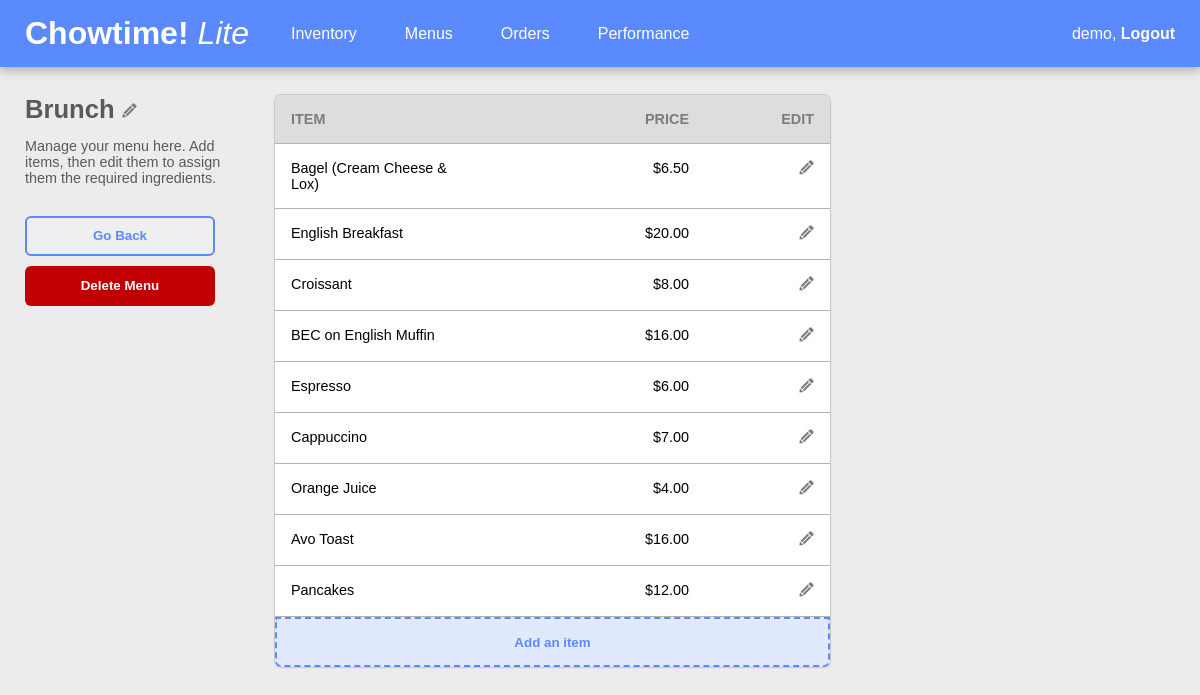
/menu/34/ (signed in), run on the app's committed database.
### inventory/models.py (models this page shows, shortened)
class Menu(models.Model):
    user = models.ForeignKey(User, on_delete=models.SET_NULL, null=True, blank=True)
    name = models.CharField(max_length=200)
    timeCreated = models.DateTimeField(auto_now_add=True)
    timeUpdated = models.DateTimeField(auto_now=True)

class MenuItem(models.Model):
    user = models.ForeignKey(User, on_delete=models.SET_NULL, null=True, blank=True)
    name = models.CharField(max_length=200)
    price = models.DecimalField(max_digits=10, decimal_places=2)
    ingredients = models.ManyToManyField(Ingredient, through='IngredientQuantity')
    menu = models.ForeignKey(Menu, on_delete=models.CASCADE, null=True)

### inventory/views.py (the view)
# urls.py: path('menu/<str:pk>/', views.MenuView, name='menuview'),
@login_required(login_url='login')
def MenuView(request, pk):
    menu = Menu.objects.get(id=pk)
    items = MenuItem.objects.filter(menu=menu)
    count = 0
    for k in items:
        count += 1
    context = {'menu': menu, 'items': items, 'count': count}
    return render(request, 'inventory/menuView.html', context)

### inventory/templates/inventory/menuView.html (shortened to what this page needs)
{% extends 'inventory/header.html' %}
{% load static %}
{% load humanize %}
{% block content %}
<div class="main-container">
    <div class="left-side">
        <div class="main-title">{{menu.name}}   <a href="{% url 'menuupdate' menu.id %}"><img class="edit-icon" src="{% static 'inventory/edit-icon.png' %}"></a></div>
        <div class="main-title-subtext">
            <p>Manage your menu here. Add items, then edit them to assign them the required ingredients.</p>
        </div>
        <div class="menu-view-btns">
            <button class="menu-view-go-back-btn" type="button" onclick="location.href='{% url 'menulist' %}'">Go Back</button>
            <button class="delete-btn" type="button" onclick="location.href='{% url 'menudelete' menu.id %}'">Delete Menu</button>
        </div>
    </div>
    <div class="right-side">
        <div class="menu-item-grid">
            <div class="menu-item-table-header-cell col-1 first-col">Item</div>
            <div class="menu-item-table-header-cell col-2">Price</div>
            <div class="menu-item-table-header-cell col-3 last-col">Edit</div>
            {% if count == 0 %}
                <div class="menu-item-placeholder-text">You don't have any menu items yet! Add your first item below.</div>
            {% else %}
                {% for item in items %}
                    <div class="menu-item-table-row-cell col-1 first-col">{{item.name}}</div>
                    <div class="menu-item-table-row-cell col-2">${{item.price|intcomma}}</div>
                    <div class="menu-item-table-row-cell col-3 last-col"><a href="{% url 'itemupdate' item.id %}"><img class="edit-icon" src="{% static 'inventory/edit-icon.png' %}"></a></div>
                {% endfor %}
            {% endif %}
            <button class="btn-add-menu-item" onclick="location.href='{% url 'itemcreate' menu.id %}'">Add an item</button>
        </div>
    </div>
</div>
{% endblock %}

### inventory/templates/inventory/header.html (shortened to what this page needs)
{% load static %}
<!DOCTYPE html>
<html>
    <head>
        <link rel="stylesheet" href="{% static 'inventory/main.css' %}">
    </head>
    <body>
        <nav>
            <div class="nav-title-menu-container">
                <div class="nav-title"><a href="{% url 'inventorylist' %}"><strong>Chowtime!</strong> <em>Lite</em></a></div>
                <ul class="nav-menu">
                    <li><a href="{% url 'inventorylist' %}">Inventory</a></li>
                    <li><a href="{% url 'menulist' %}">Menus</a></li>
                    <li><a href="{% url 'orderlist' %}">Orders</a></li>
                    <li><a href="{% url 'pnlview' %}">Performance</a></li>
                </ul>
            </div>
            <div class="logout">
                {{ request.user }},<a href="{% url 'logout' %}">&nbsp;Logout</a>
            </div>
        </nav>
        <div class="wrapper">
            {% block content %}
            {% endblock %}
        </div>
    </body>
</html>

### inventory/static/inventory/main.css (style rules this page uses)
:root { --primary: #5B89FF; --background-grey: #ECECEC; margin: 0; padding: 0; box-sizing: border-box; font-family: Arial, Helvetica, sans-serif; }
body { margin: 0; background-color: var(--background-grey); }
nav { background-color: var(--primary); padding: 15px 25px; display: flex; justify-content: space-between; box-shadow: 0px 4px 9px rgba(0, 0, 0, 0.25); color: white; position: fixed; z-index: 1; left: 0; right: 0; top: 0; }
.nav-title-menu-container { display: flex; gap: 25px; }
.nav-title { font-size: 2rem; min-width: 225px; }
.nav-menu { display: flex; align-items: center; list-style: none; gap: 1rem; margin: 0; padding: 0; }
.logout { margin: 0; display: flex; align-items: center; }
.logout a { font-weight: 600; }
nav a { color: #FFF; text-decoration: none; }
.nav-menu a { color: white; transition: 0.4s; padding: 8px 16px; border-radius: 99px; }
.wrapper { position: relative; top: 70px; }
.main-container { padding: 25px; display: flex; gap: 30px; }
.left-side { min-width: 75px; max-width: 225px; position: fixed; }
.main-title, .main-title-subtext p { color: #5a5a5a; }
.main-title { font-size: 1.6rem; font-weight: 700; }
.main-title img { width: 15px; height: 15px; }
.main-title-subtext p { font-size: .9rem; }
.right-side { display: flex; flex-direction: column; margin-left: 250px; }
.col-2, .col-3, .col-4, .col-5, .col-6 { text-align: right; }
.last-col img { width: 15px; height: 15px; }
.add-edit-form-btns button, .delete-btn { height: 40px; }
.delete-btn, .confirm-btn { color: white; background-color: #C00000; border: 0; font-weight: 700; border-radius: 6px; }
.menu-view-btns { display: flex; flex-direction: column; gap: 10px; padding-top: 15px; width: 190px; }
.menu-view-go-back-btn { height: 40px; border-radius: 6px; font-weight: 700; border: 2px solid #5B89FF; color: #5B89FF; }
.menu-item-grid { display: grid; grid-template-columns: 215px 215px 125px; font-size: .9rem; box-shadow: 0px 0px 1px 1px #c6c6c6; border-radius: 6px; overflow: hidden; }
.menu-item-table-header-cell, .menu-item-table-row-cell { padding: 16px; }
.menu-item-table-header-cell { background-color: #dddddd; font-weight: 700; text-transform: uppercase; color: #7c7c7c; border-bottom: 1px solid rgb(180, 180, 180); }
.menu-item-table-row-cell, .menu-item-placeholder-text { background-color: #ffffff; }
.btn-add-menu-item { height: 50px; border-radius: 0 0 6px 6px; background-color: #e1e9ff; color: #5B89FF; font-weight: 700; border: 2px dashed #5B89FF; grid-column: 1/4; }
#order-level-error-message-div p, ul { margin: 0; margin-bottom: 6px; text-align: left; }

### data on the page
Menu: name "Brunch"
MenuItem: name "Bagel (Cream Cheese & Lox)", price "6.50"
MenuItem: name "English Breakfast", price "20.00"
MenuItem: name "Croissant", price "8.00"
MenuItem: name "BEC on English Muffin", price "16.00"
MenuItem: name "Espresso", price "6.00"
MenuItem: name "Cappuccino", price "7.00"
MenuItem: name "Orange Juice", price "4.00"
MenuItem: name "Avo Toast", price "16.00"
MenuItem: name "Pancakes", price "12.00"

### other printed values
{{ request.user }} "demo"
